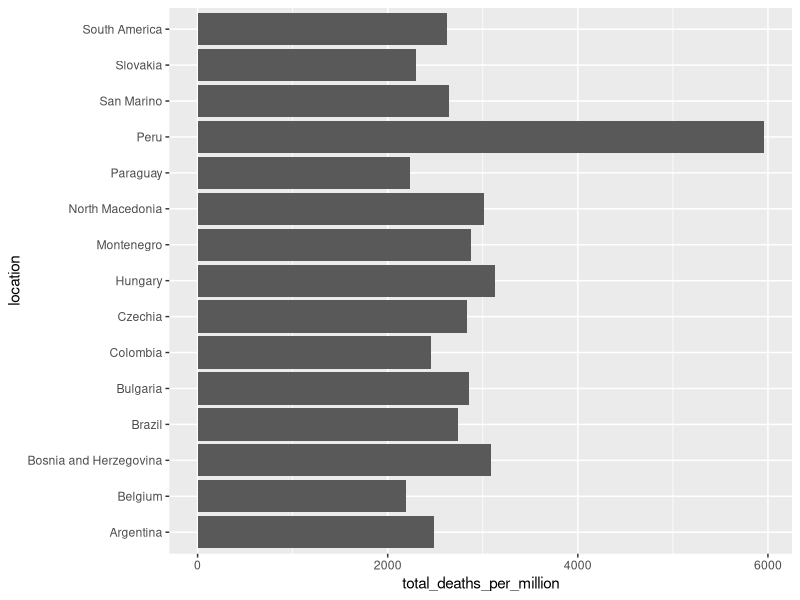
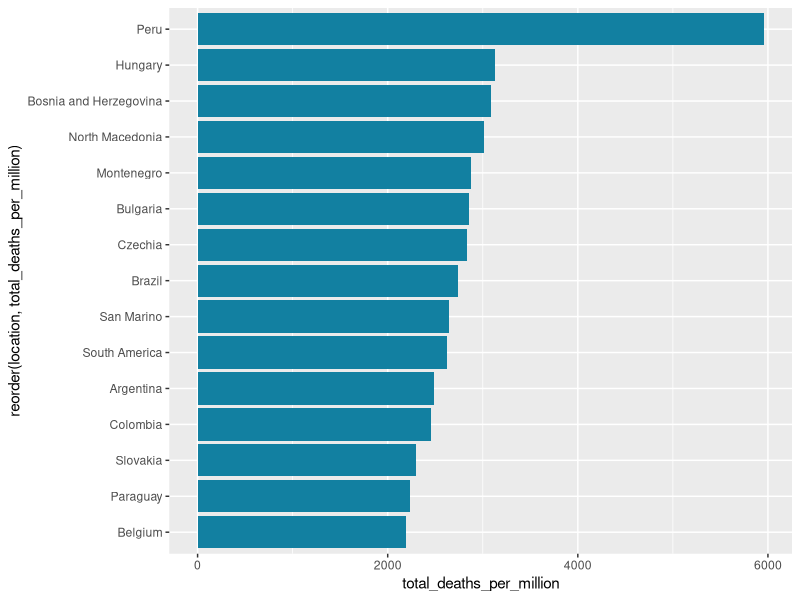
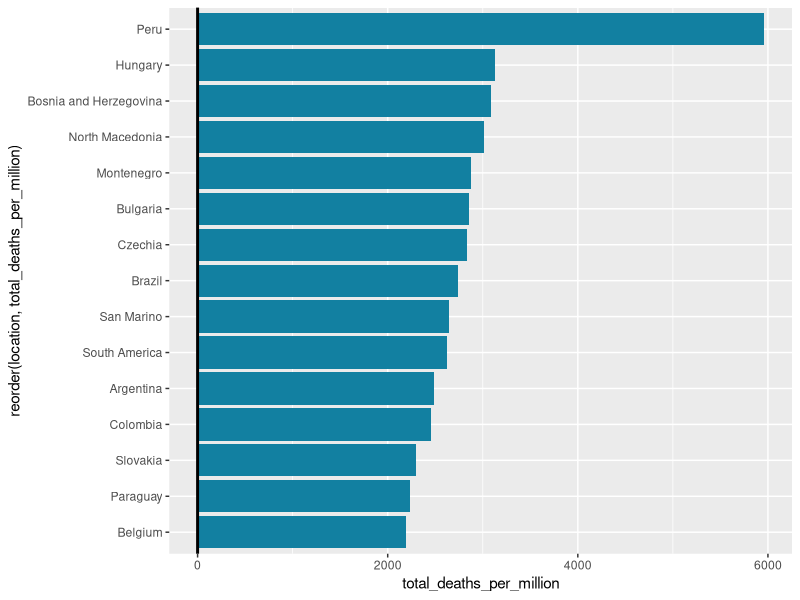
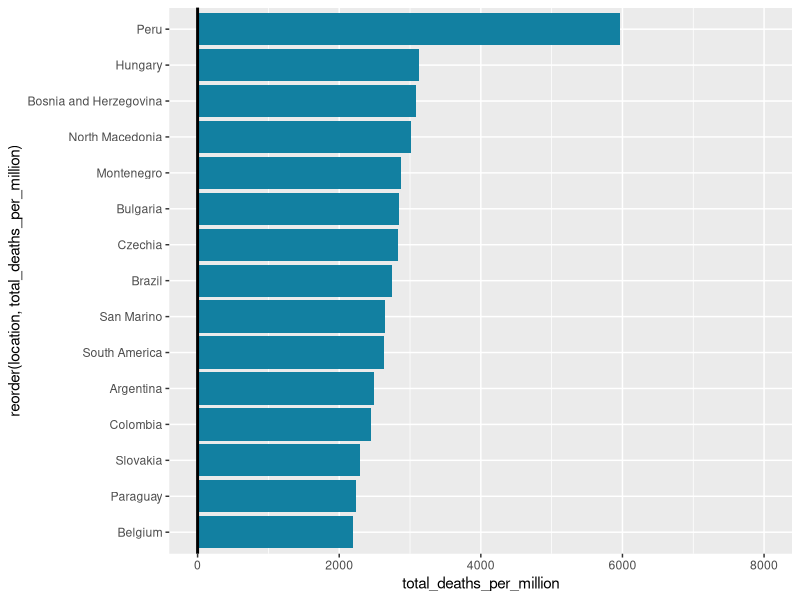
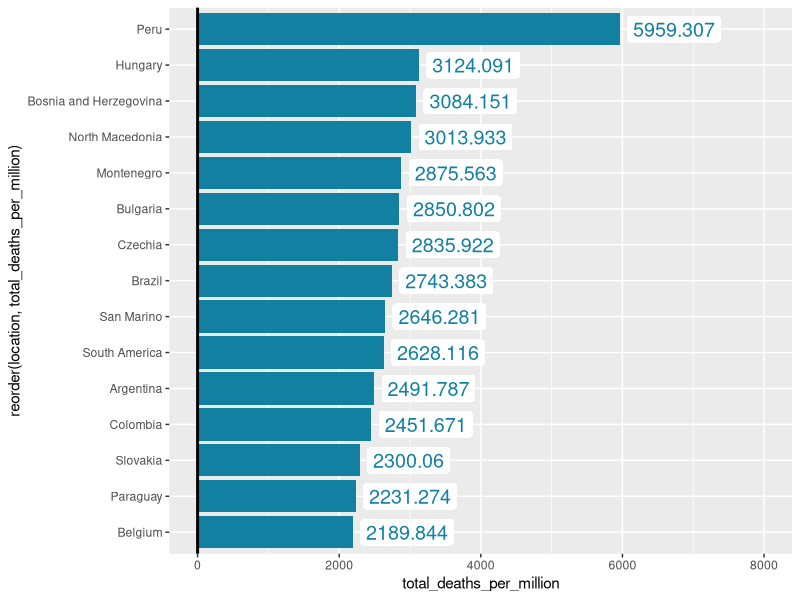
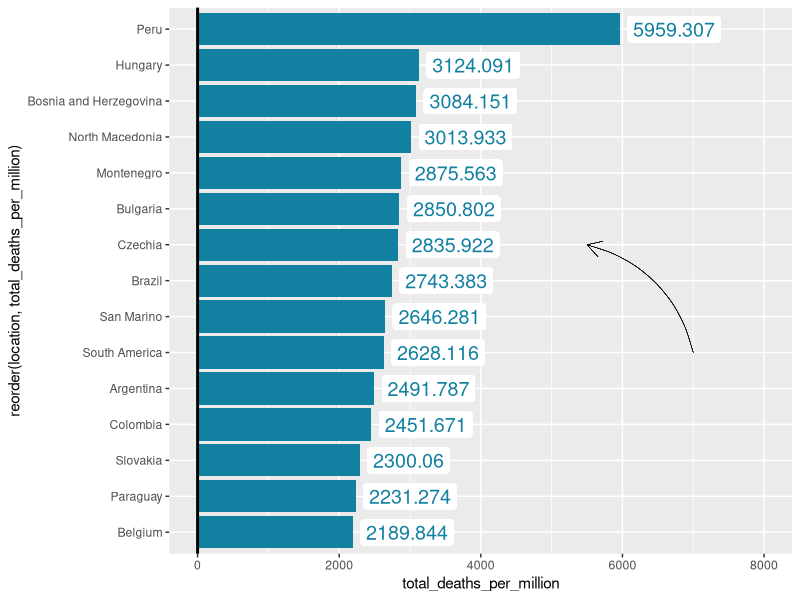
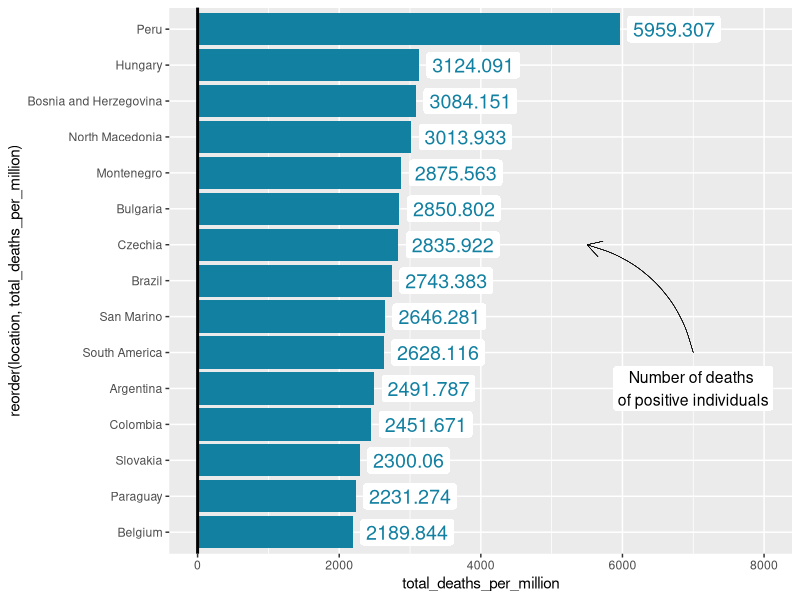
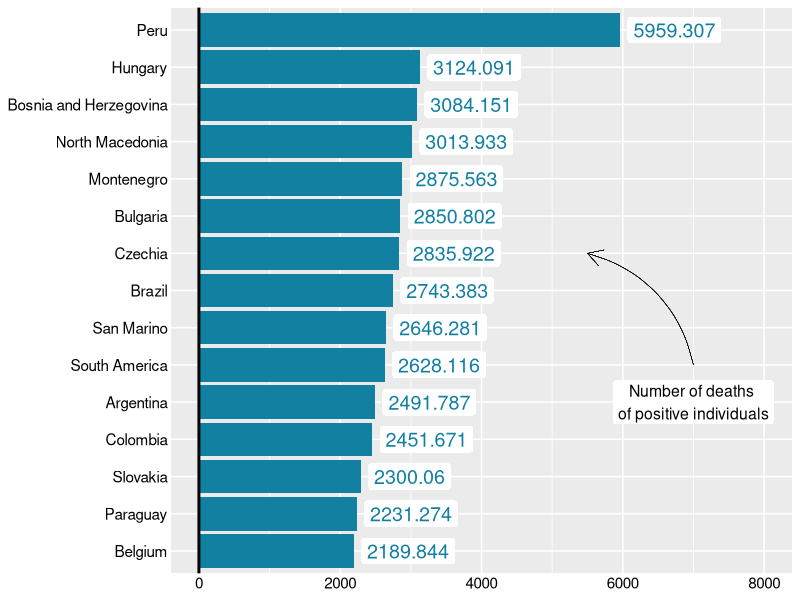

The R script that drew these images, in order:
## ---- chunk 1
knitr::opts_chunk$set(echo = TRUE)
## ---- chunk 2
library(dplyr)



#covid_deaths<- covid_deaths %>% select(location, date, total_deaths_per_million) %>% group_by(location) %>% filter(date== max(date)) %>% arrange(desc(total_deaths_per_million)) %>% head(15)
#readr::write_csv(covid_deaths, "./data/world_deaths.csv")

covid_deaths<- readr::read_csv("./data/world_deaths.csv")
covid_deaths


## ---- chunk 3
library(ggplot2)
bar_plot1<- ggplot(data = covid_deaths )+ 
  geom_col(mapping = aes(x=location, y= total_deaths_per_million))+
  coord_flip()

bar_plot1
## ---- chunk 4

bar_plot2<-  ggplot(data = covid_deaths )+ 
  geom_col(mapping = aes(x=reorder(location, total_deaths_per_million), y= total_deaths_per_million), fill ="#1280a1")+
  coord_flip()
bar_plot2
## ---- chunk 5

bar_plot2<-bar_plot2+geom_hline(yintercept = 0, size=1)
bar_plot2
## ---- chunk 6
bar_plot2<-bar_plot2+ scale_y_continuous(limits = c(0, 8000))
bar_plot2
## ---- chunk 7

bar_plot2<-bar_plot2+geom_label(
  
  mapping =aes(x= location, y=total_deaths_per_million, label= total_deaths_per_million),
  hjust =-0.08, 
  color = "#1280a1",
  fill= "white",
  label.size = NA,
  size=5
  
  
)
bar_plot2
## ---- chunk 8

bar_plot2<- bar_plot2 +geom_curve(mapping = aes(x=6, xend=9, y=7000, yend=5500),
                      curvature = 0.3,
                      size=0.05,
                       arrow = arrow(length = unit(0.03, "npc")
                                     ),
                      color= "black"
                      
                      )
bar_plot2
## ---- chunk 9

bar_plot2<-bar_plot2+geom_label(
  mapping = aes(x=5, y=7000, label= "Number of deaths \nof positive individuals"),
  colour = "black",
  fill = "white", 
  label.size = NA, 
  size = 4,
  )


bar_plot2
## ---- chunk 10
bar_plot2<- bar_plot2 +theme(
  axis.title = element_blank(),
  axis.text = element_text(
    
    color = "black",
    size=11
  ),
  axis.ticks.length = unit(0, "cm")
 
  
)
bar_plot2
## ---- chunk 11

bar_plot2<-bar_plot2+theme(
  panel.background = element_rect(
    
    fill = "white"
  ),
  panel.grid.major.x = element_line(
    colour = "gray"
  )
  
)

bar_plot2

## ---- chunk 12

bar_plot2<-bar_plot2+ labs(title = "Covid-19 deaths in million")+
  theme(plot.title = element_text(
    size = 20,
    face = "bold"
  
    
    ),
    plot.title.position = "plot"
  
  )

bar_plot2
covid_deaths
